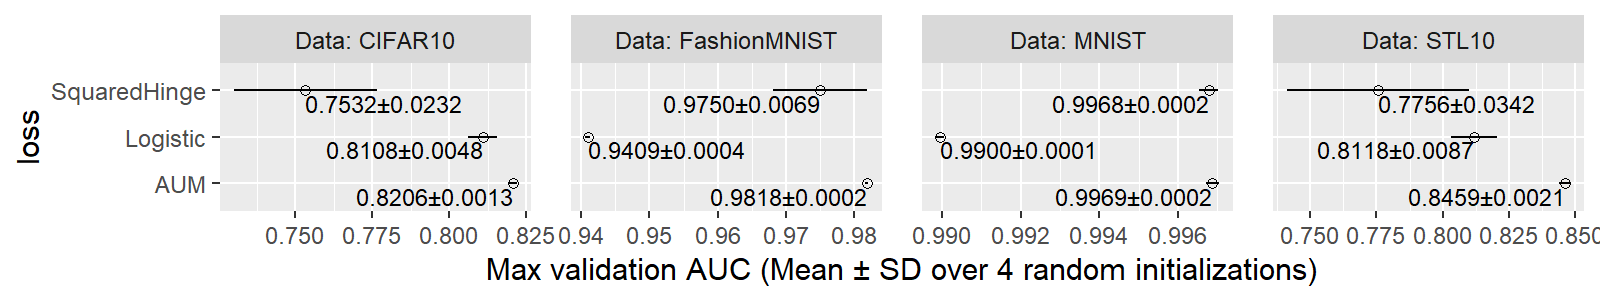

Source code (R):
library(data.table)
library(ggplot2)
best.dt <- fread("data_Classif_batchtools_best_valid.csv")
best.wide <- dcast(
  best.dt,
  data.name + loss ~ .,
  list(mean, sd, length),
  value.var="auc"
)[, `:=`(
  Data = data.name,
  lo = auc_mean-auc_sd,
  hi = auc_mean+auc_sd
)][
, mid := (min(lo)+max(hi))/2
, by=Data][]
  
gg <- ggplot()+
  theme(
    panel.spacing=grid::unit(1, "lines"))+
  geom_point(aes(
    auc_mean, loss),
    shape=1,
    data=best.wide)+
  geom_segment(aes(
    lo, loss,
    xend=hi, yend=loss),
    data=best.wide)+
  geom_text(aes(
    auc_mean, loss,
    hjust=ifelse(auc_mean<mid, 0, 1),
    label=sprintf(
      "%.4f±%.4f", auc_mean, auc_sd)),
    size=3,
    vjust=1.2,
    data=best.wide)+
  facet_grid(. ~ Data, labeller=label_both, scales="free")+
  scale_x_continuous(
    "Max validation AUC (Mean ± SD over 4 random initializations)")
png("data_Classif_batchtools_best_valid.png", width=8, height=1.5, units="in", res=200)
print(gg)
dev.off()
